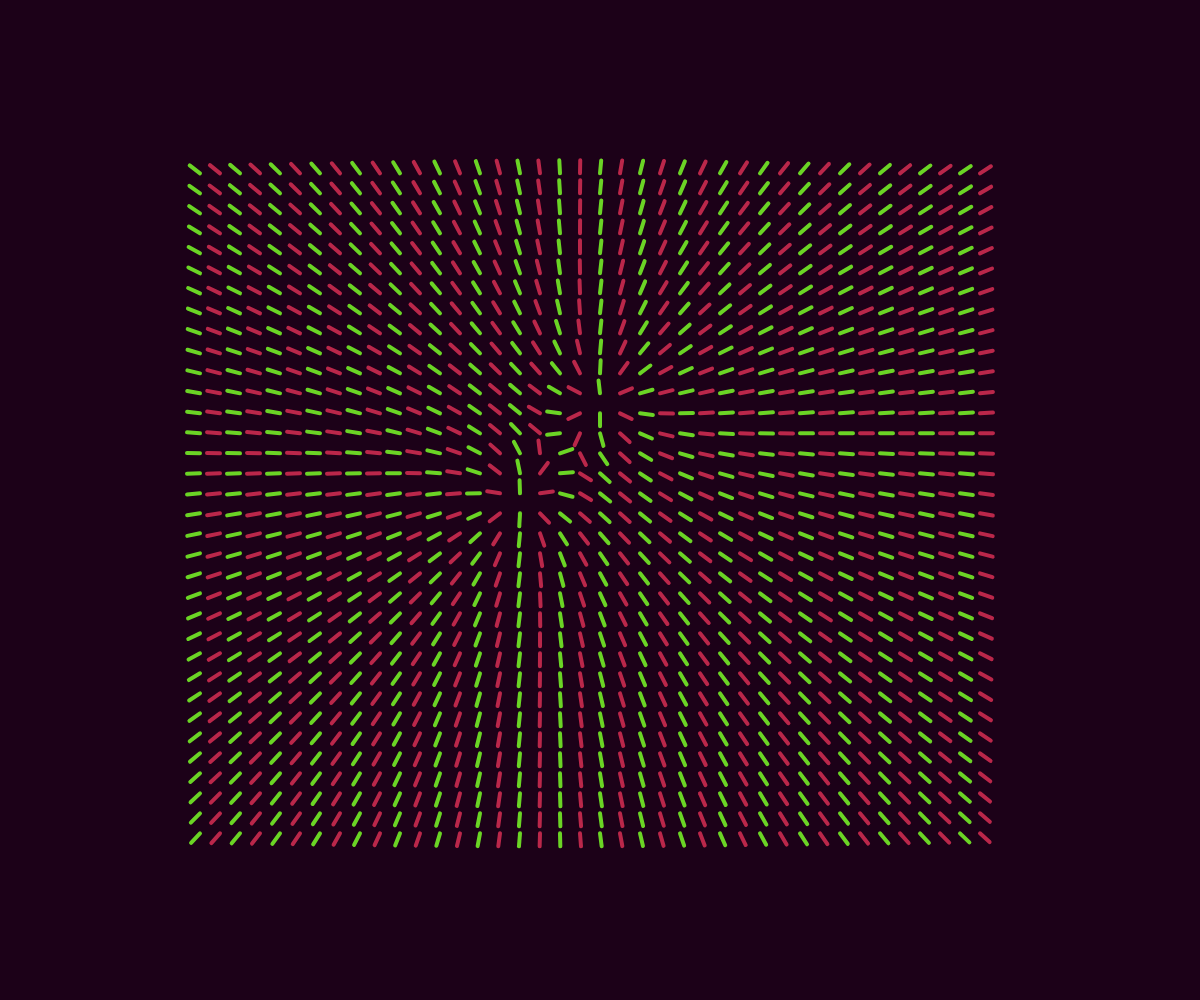
Frame 1 (no input)
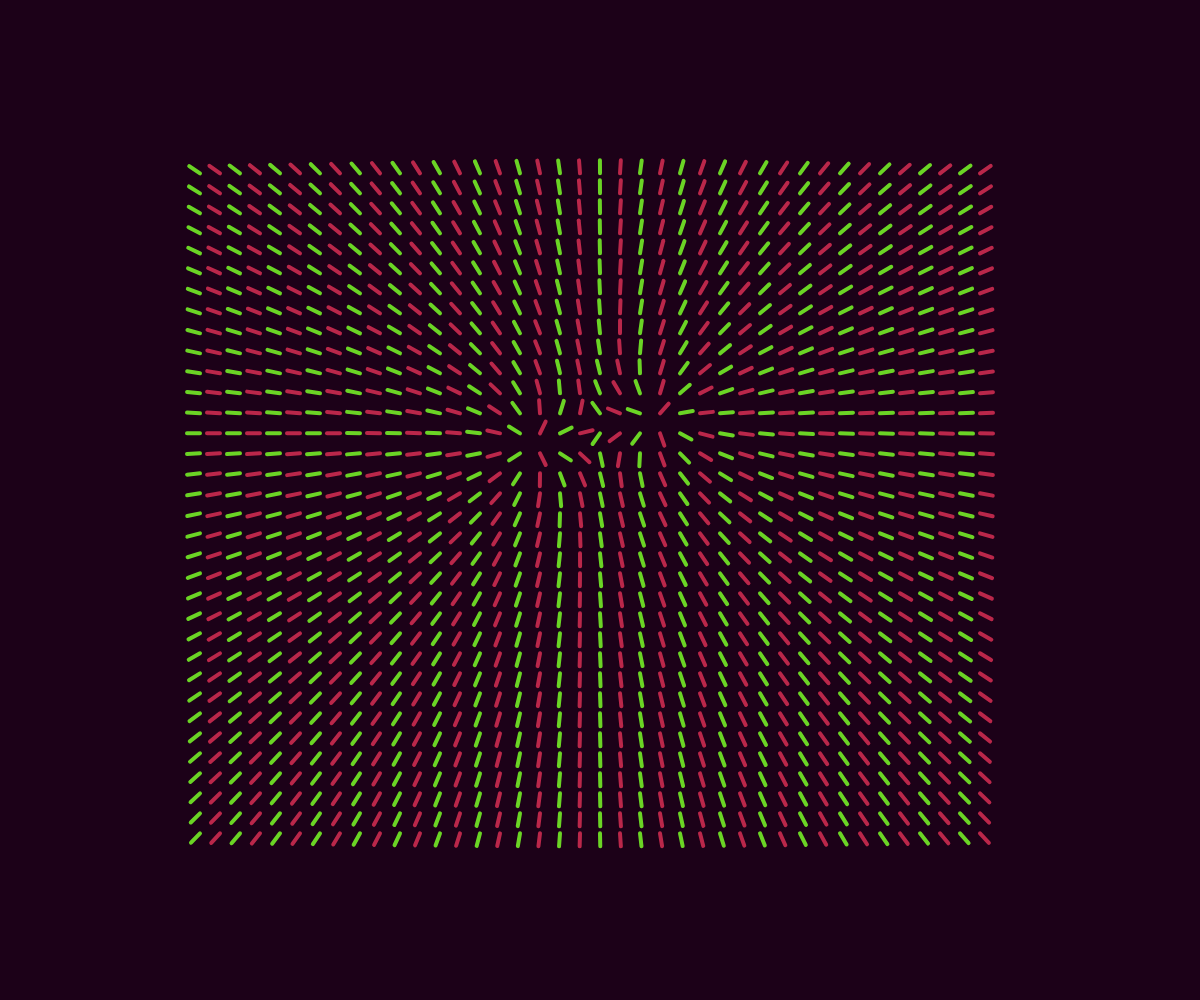
Frame 60 (no input)
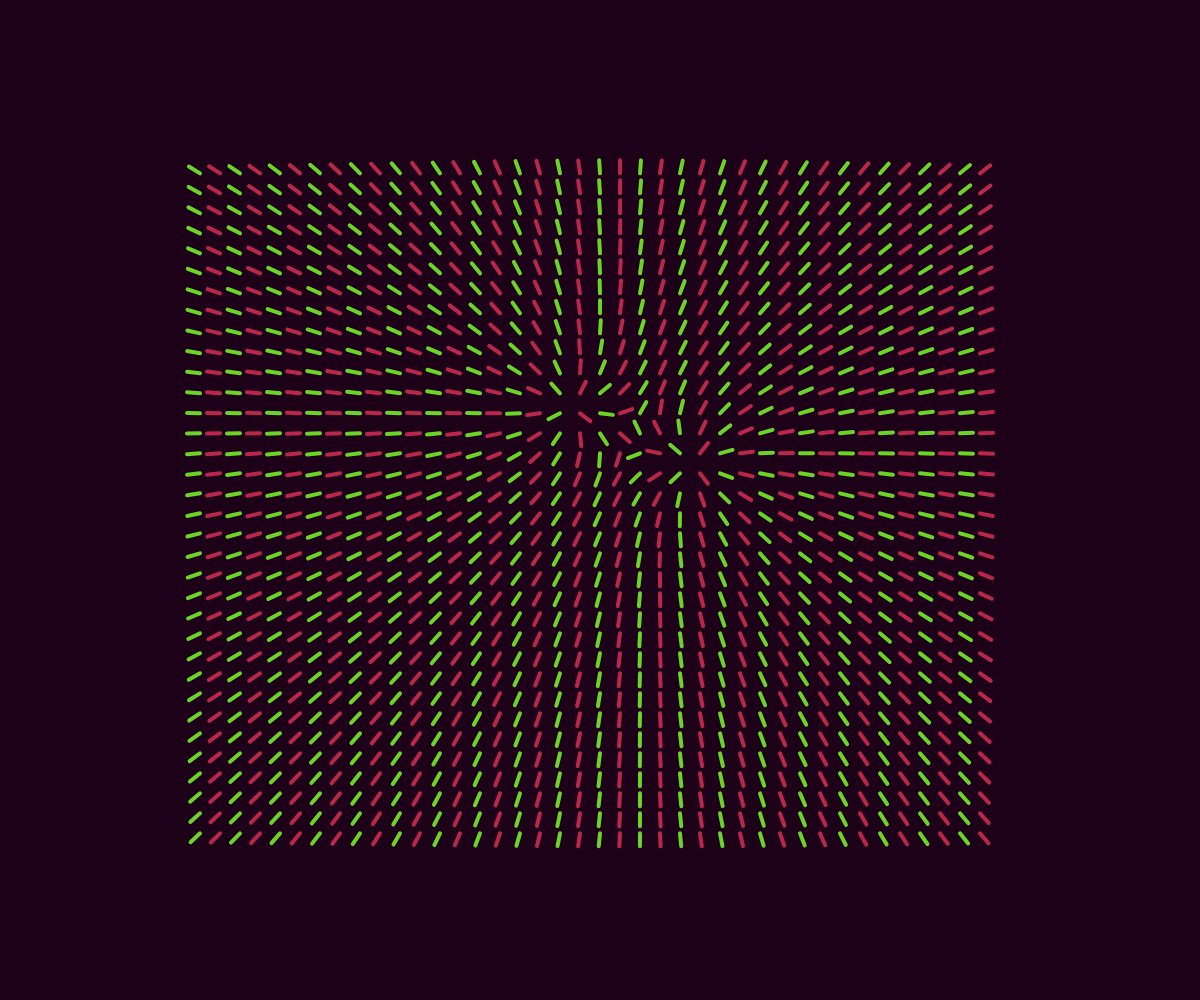
Frame 120 (the mouse pressed at the canvas centre since frame 60)

The p5.js sketch that drew these frames (run headless with seeded random() and noise() and a simulated clock; from frame 60 on, the mouse is pressed at the canvas centre):

// p5.js sketch
// ── sketch.js
let colors = ["#6BD425", "#BA274A", "#1C0118"];
let density = 30;
function setup() {
  createCanvas(windowWidth, windowHeight);
}

function draw() {
  translate(width / 2, height / 2);
  scale(1, -1);
  background(colors[2]);
  noStroke();
  for (var i = 0; i < width / density; i++) {
    for (var j = 0; j < height / density; j++) {
      x = lerp(-width / 3, width / 3, (i * density) / width);
      y = lerp(-height / 3, height / 3, (j * density) / height);

      field2 = f2(x, y);
      field2.normalize();
      field2.mult(13);

      colorMode(HSB);
      let ang = atan2(field2.x, field2.y);
      let c = colors[i % 2];
      stroke(c);
      strokeWeight(4);
      line(x, y, x + field2.x, y + field2.y);
    }
  }
}

function f1(x, y) {
  x1 = 0;
  y1 = 0;
  a1 = createVector(x1 - x, y1 - y, 0);
  b1 = createVector(0, 0, 1);
  c1 = crossProduct(a1, b1);
  return c1;
}

function f2(x, y) {
  let p = createVector(x, y);
  
  let r_1_vec = createVector(sin(frameCount/100)*100, cos(frameCount/100)*100)
  let r_1_hat = p5.Vector.sub(r_1_vec, p);
  let r_1 = p5.Vector.dist(p, r_1_vec);

  let r_2_vec = createVector(-cos(frameCount/100)*80, sin(frameCount/100)*100)
  let r_2_hat = p5.Vector.sub(r_2_vec, p);
  let r_2 = p5.Vector.dist(p, r_2_vec);
  
  let k = 1;
  let q_1 = -1;
  let q_2 = -1;
  let E = createVector(0, 0);
  if (r_1 > 0.1 && r_2 > 0.1) {
    E_1 = p5.Vector.mult(r_1_hat, (k * q_1) / sq(r_1));
    E_2 = p5.Vector.mult(r_2_hat, (k * q_2) / sq(r_2));
  }

  E = p5.Vector.add(E_1, E_2)
  
  return E;
}

function crossProduct(a, b) {
  return createVector(
    a.y * b.z - a.x * b.y,
    a.z * b.x - a.x * b.z,
    a.x * b.y - a.y * b.x
  );
}
